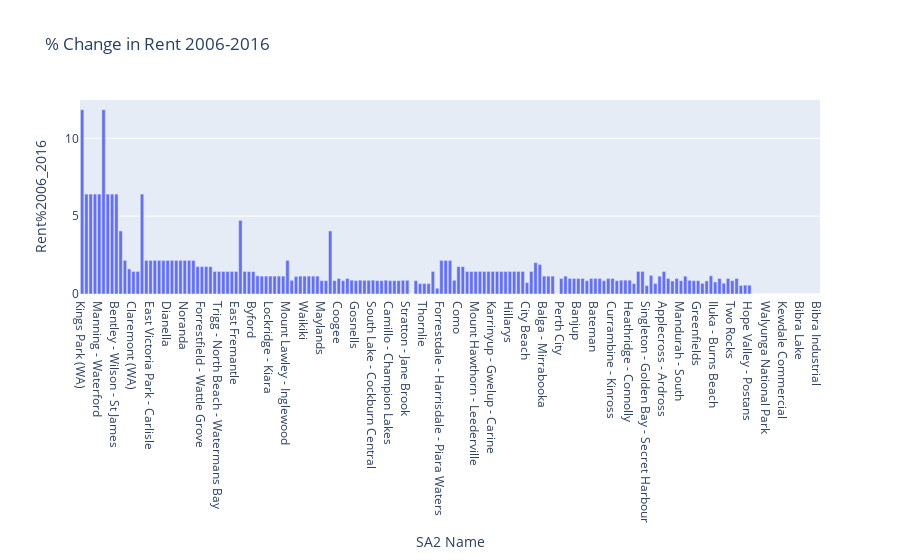

The code cell stored with this chart in its notebook:
### Code cell
#rent
import plotly.graph_objects as go
import plotly.express as px
fig_rent = px.bar(df, x='SA2 Name', y='Rent%2006_2016', title="% Change in Rent 2006-2016")
fig_rent.show()

### Figure 1 — Plotly figure (JSON) as saved in the notebook; plotly's stock layout.template omitted (floating-point values rounded to 4 significant figures; data arrays with more than 128 entries replaced by an {"elided": "..."} marker saying what was removed)
{"data": [{"alignmentgroup": "True", "hovertemplate": "SA2 Name=%{x}<br>Rent%2006_2016=%{y}<extra></extra>", "legendgroup": "", "marker": {"color": "#636efa"}, "name": "", "offsetgroup": "", "orientation": "v", "showlegend": false, "textposition": "auto", "type": "bar", "x": {"elided": "173 str values"}, "xaxis": "x", "y": {"elided": "173 float values"}, "yaxis": "y"}], "layout": {"barmode": "relative", "legend": {"tracegroupgap": 0}, "title": {"text": "% Change in Rent 2006-2016"}, "xaxis": {"anchor": "y", "domain": [0, 1], "title": {"text": "SA2 Name"}}, "yaxis": {"anchor": "x", "domain": [0, 1], "title": {"text": "Rent%2006_2016"}}}}
